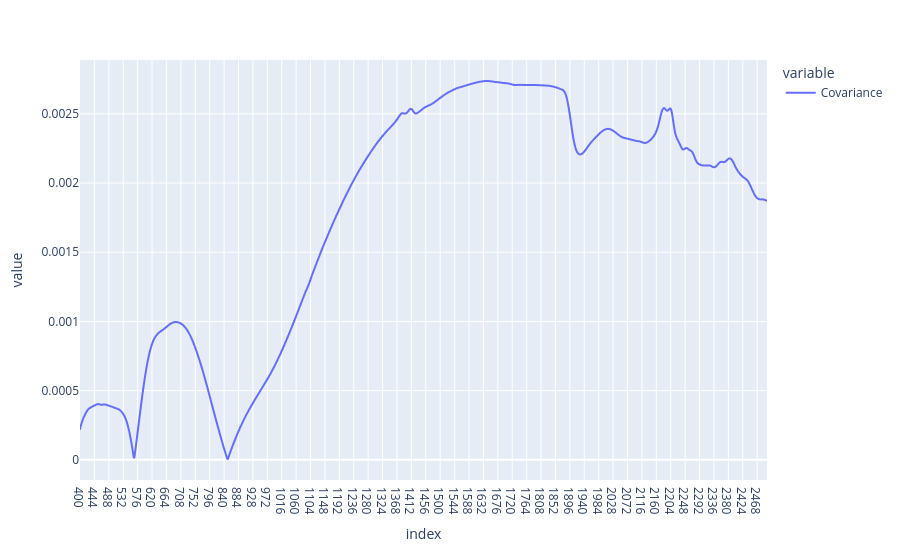

The notebook cell this image was saved under:
### Code cell
# calculando a covariancia entre cada variável espectral e a predição do modelo PLS-DA
cov_scores = []
y_pred = plsda_results[5].iloc[:,-1].values # using the continuous predictions from LV=3
for col in Xcalclass_prep.columns:
    x_values = Xcalclass_prep[col].values
    covariance = np.cov(x_values, y_pred)[0, 1] # covariance between x and y
    cov_scores.append(covariance)
cov_scores_df = pd.DataFrame(cov_scores, index=Xcalclass_prep.columns, columns=['Covariance'])
cov_scores_df = np.abs(cov_scores_df)
cov_scores_df.plot()

### Figure 1 — Plotly figure (JSON) as saved in the notebook; plotly's stock layout.template omitted (floating-point values rounded to 4 significant figures; data arrays with more than 128 entries replaced by an {"elided": "..."} marker saying what was removed)
{"data": [{"hovertemplate": "variable=Covariance<br>index=%{x}<br>value=%{y}<extra></extra>", "legendgroup": "Covariance", "line": {"color": "#636efa", "dash": "solid"}, "marker": {"symbol": "circle"}, "mode": "lines", "name": "Covariance", "showlegend": true, "type": "scattergl", "x": {"elided": "1050 str values"}, "xaxis": "x", "y": {"elided": "1050 float values"}, "yaxis": "y"}], "layout": {"legend": {"title": {"text": "variable"}, "tracegroupgap": 0}, "margin": {"t": 60}, "xaxis": {"anchor": "y", "domain": [0, 1], "title": {"text": "index"}}, "yaxis": {"anchor": "x", "domain": [0, 1], "title": {"text": "value"}}}}
